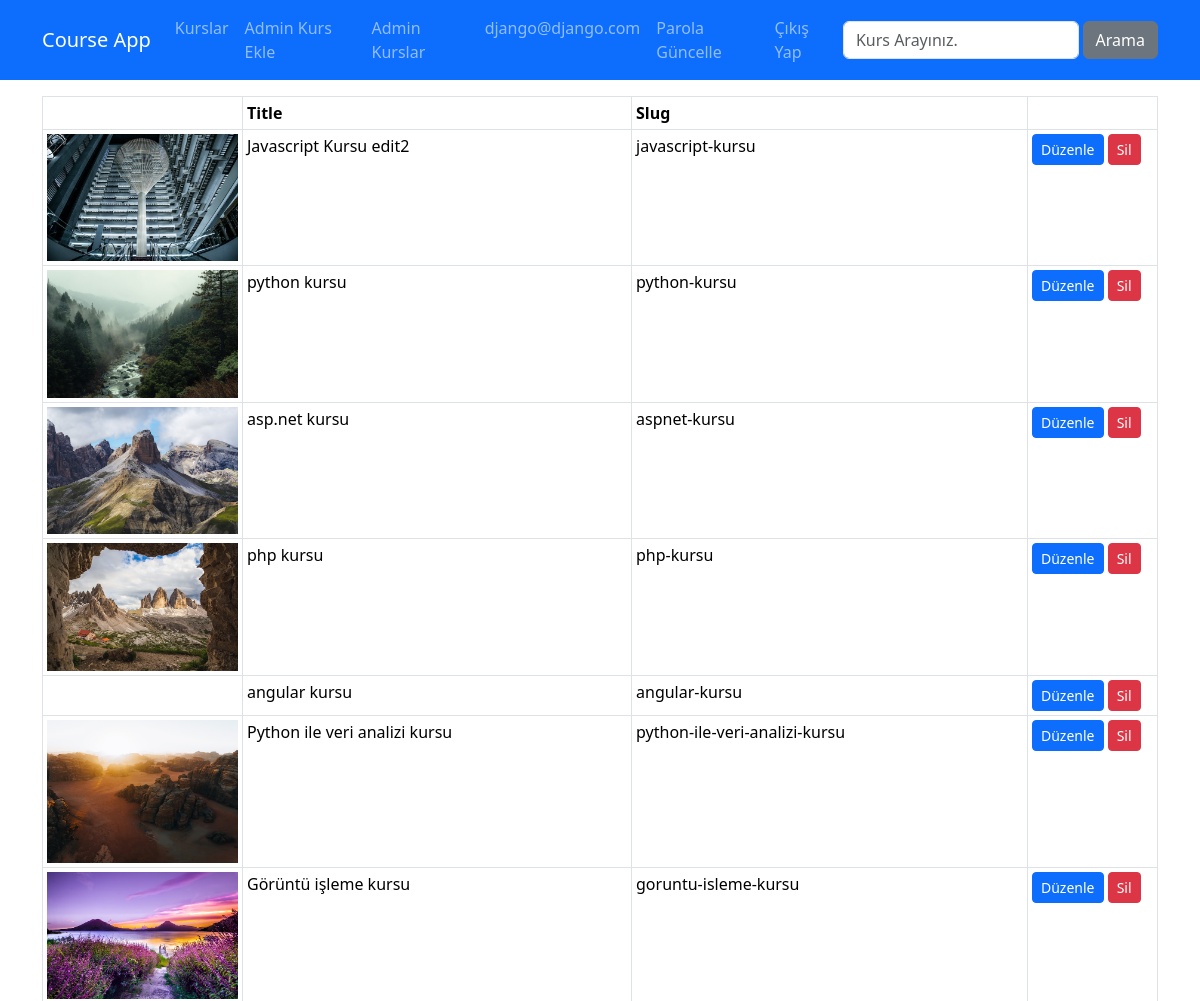
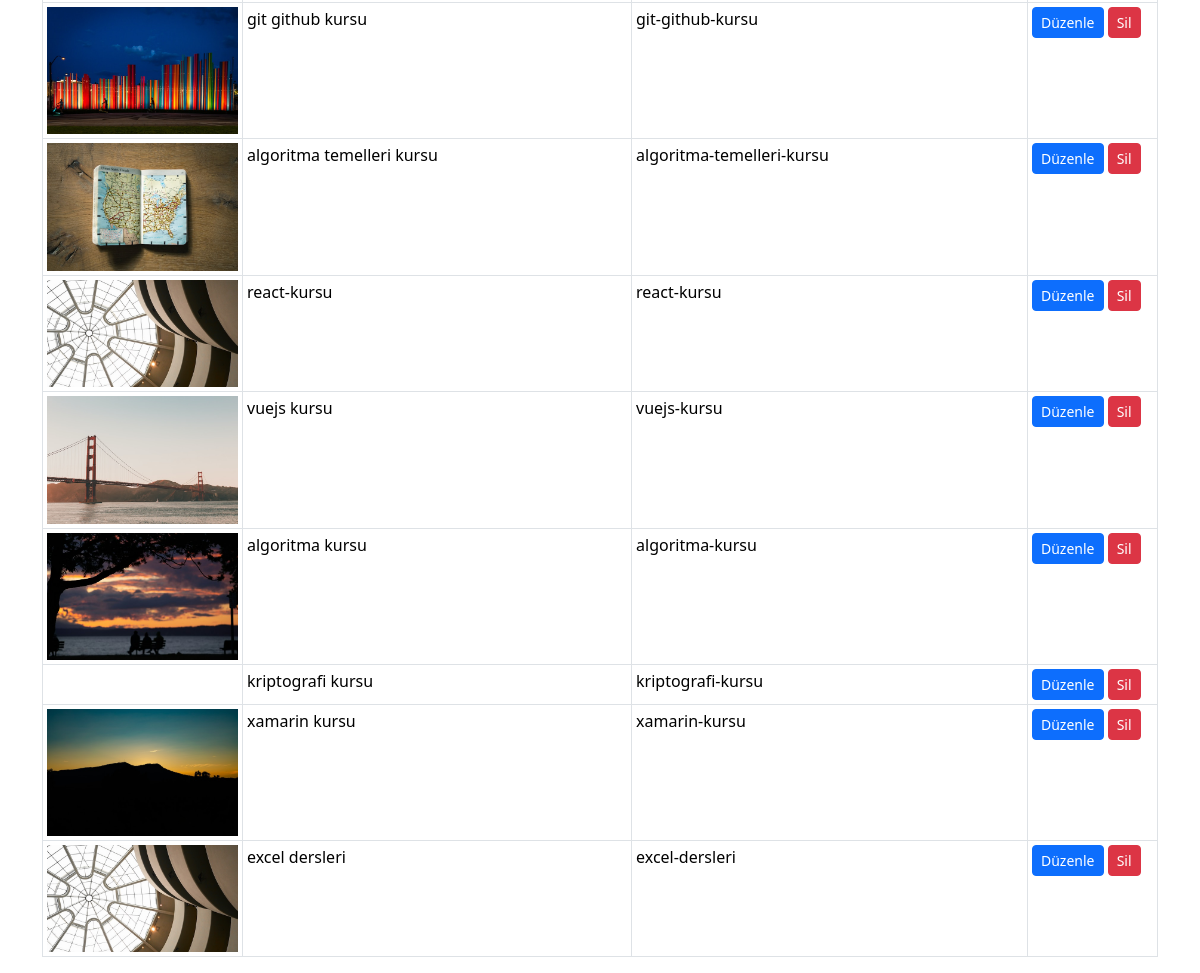
The page /course-list (signed in) on the database its author committed (2 pictures, top to bottom).
### courses/models.py (models this page shows, shortened)
class Course(models.Model):
    title = models.CharField(max_length=50)
    subtitle = models.CharField(max_length=100, default="")
    description = RichTextField()
    image = models.ImageField(upload_to="images", default="")
    date = models.DateField(auto_now=True)
    isActive = models.BooleanField(default=False)
    isHome = models.BooleanField(default=False)
    slug = models.SlugField(default="", blank=True, null=False, unique=True, db_index=True)
    categories = models.ManyToManyField(Category)

### courses/views.py (the view)
# urls.py: path('course-list', course_list, name="course_list"),
@user_passes_test(isAdmin) # ifadesi yapar.
def course_list(request):
    kurslar = Course.objects.all()
    context = dict(
        courses = kurslar,
    )
    return render(request, 'courses/course-list.html', context)

### courses/views.py (called while the page is built)
def isAdmin(user):
    return user.is_superuser

### courses/templates/courses/course-list.html (shortened to what this page needs)
{% extends 'layout.html' %}
{% load static %}
{% block css_files %}
    <link rel="stylesheet" href="{% static 'courses/css/style.css' %}">
{% endblock %}
{% block content %}
    <div class="container mt-3">
        <div class="row">
            <div class="col-12">
                <table class="table table-sm table-bordered">
                    <thead>
                        <tr>
                            <th style="width: 200px;"></th>
                            <th>Title</th>
                            <th>Slug</th>
                            <th style="width: 130px"></th>
                        </tr>
                    </thead>
                    <tbody>
                        {% for course in courses %}
                        <tr>
                            <td>
                                <img src="{{ course.image.url }}" alt="" class="img-fluid">
                            </td>
                            <td>{{ course.title }}</td>
                            <td>{{ course.slug }}</td>
                            <td>
                                <a href="{% url "course_edit" course.id %}" class="btn btn-primary btn-sm">Düzenle</a>
                                <a href="{% url "course_delete" course.id %}" class="btn btn-danger btn-sm">Sil</a>
                            </td>
                        </tr>
                        {% endfor %}
                    </tbody>
                </table>
            </div>
        </div>
    </div>
{% endblock content %}

### templates/layout.html (shortened to what this page needs)
{% load static %}
<!DOCTYPE html>
<html lang="tr">
<head>
    <link rel="stylesheet" href="{% static 'css/bootstrap.min.css' %}"/>
    {% block css_files %}{% endblock %}
</head>
<body>
    {% include 'partials/_nav.html' %}
    {% block content %}{% endblock content %}
</body>
</html>

### templates/partials/_nav.html (shortened to what this page needs)
    <nav class="navbar navbar-expand-lg bg-primary navbar-dark">
        <div class="container">
            <a href="{% url 'index' %}" class="navbar-brand">Course App</a>
            <div class="collapse navbar-collapse" id="navbar">
                <ul class="navbar-nav me-auto">
                    <li class="nav-item">
                        <a href="{% url 'index' %}" class="nav-link">Kurslar</a>
                    </li>
                    {% if user.is_superuser %}
                        <li class="nav-item">
                            <a href="{% url "create_course" %}" class="nav-link">Admin Kurs Ekle</a>
                        </li>
                        <li class="nav-item">
                            <a href="{% url "course_list" %}" class="nav-link">Admin Kurslar</a>
                        </li>
                    {% endif %}
                </ul>
                <ul class="navbar-nav me-0 me-1">
                    {% if user.is_authenticated %}
                        <li class="nav-item">
                            <a href="#" class="nav-link">{{ user.username }}</a>
                        </li>
                        <li class="nav-item">
                            <a href="{% url 'change_password' %}" class="nav-link">Parola Güncelle</a>
                        </li>
                        <li class="nav-item">
                            <a href="{% url 'user_logout' %}" class="nav-link">Çıkış Yap</a>
                        </li>
                    {% endif %}
                </ul>
                <form class="d-flex" action="{% url 'searh' %}" class="">
                    <input type="text" class="form-control me-1" name="q", placeholder="Kurs Arayınız.">
                    <button type="submit" class="btn btn-secondary">Arama</button>
                </form>
            </div>
        </div>
    </nav>

### rows shown on the page
Course: image (picture), title "Javascript Kursu edit2", slug "javascript-kursu"
Course: image (picture), title "python kursu", slug "python-kursu"
Course: image (picture), title "asp.net kursu", slug "aspnet-kursu"
Course: image (picture), title "php kursu", slug "php-kursu"
Course: title "angular kursu", slug "angular-kursu"
Course: image (picture), title "Python ile veri analizi kursu", slug "python-ile-veri-analizi-kursu"
Course: image (picture), title "Görüntü işleme kursu", slug "goruntu-isleme-kursu"
Course: image (picture), title "git github kursu", slug "git-github-kursu"
Course: image (picture), title "algoritma temelleri kursu", slug "algoritma-temelleri-kursu"
Course: image (picture), title "react-kursu", slug "react-kursu"
Course: image (picture), title "vuejs kursu", slug "vuejs-kursu"
Course: image (picture), title "algoritma kursu", slug "algoritma-kursu"
Course: title "kriptografi kursu", slug "kriptografi-kursu"
Course: image (picture), title "xamarin kursu", slug "xamarin-kursu"
Course: image (picture), title "excel dersleri", slug "excel-dersleri"

### other values the page prints
{{ user.username }} "django@django.com"
